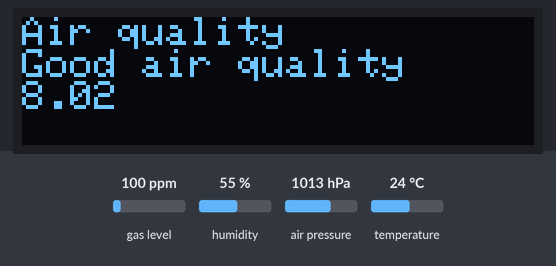
Recording of a sketch running on a simulated ESP32. Parts: 128×32 one-colour display. The inputs (shaded band) are chosen by the test bench; at power-on: gas level 100 ppm, humidity 55 %, air pressure 1013 hPa, temperature 24 °C. WiFi joins after 1.5 s; servers stay silent unless stated; what the sketch prints to the serial monitor is not drawn.

Above: at 13.2 s.
13.3 s: gas level set to 20 ppm
At 16.2 s:
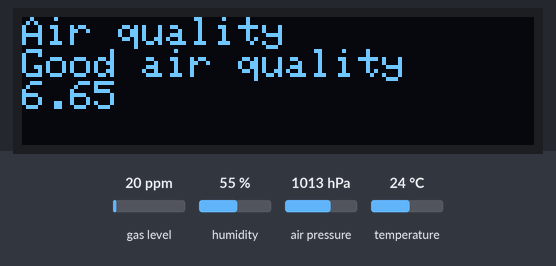
16.8 s: humidity set to 22 %
At 19.0 s:
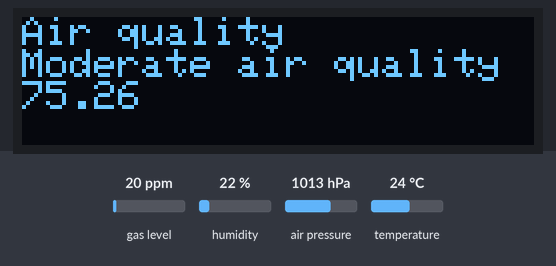
20.0 s: gas level set to 750 ppm
At 22.9 s:
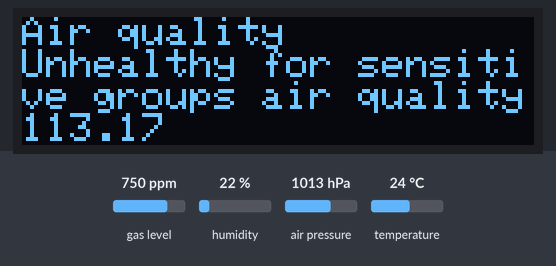
23.2 s: gas level set to 980 ppm
At 25.7 s:
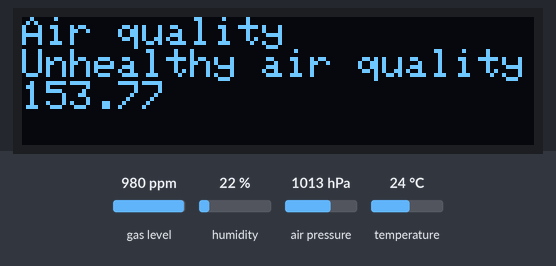
26.4 s: humidity set to 40 %
At 28.5 s:
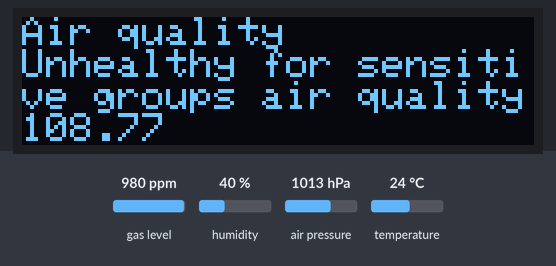
Timing chart, 0 to 30.0 s (numbered marks = the images above; inputs shaded):
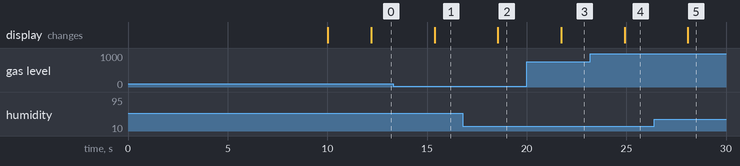

The sketch:

FYP_BME680.ino
```cpp
#include <Adafruit_GFX.h>
#include <Adafruit_SSD1306.h>
#include <Wire.h>
#include <Adafruit_Sensor.h>
#include "Adafruit_BME680.h"
#include <WiFi.h>
#include "ESPAsyncWebServer.h"
#define SCREEN_WIDTH 128 // OLED display width, in pixels
#define SCREEN_HEIGHT 32 // OLED display height, in pixels
#include <math.h>
Adafruit_SSD1306 display(SCREEN_WIDTH, SCREEN_HEIGHT, &Wire, -1);


const char* ssid = "Enter your ssid";
const char* password = "insert password";

AsyncWebServer server(80);
AsyncEventSource events("/events");
Adafruit_BME680 bme;
float temperature;
float humidity;
float pressure;
float gas_resistance;
float air_quality;
unsigned long start_time = 0;
unsigned long time_delay = 3000;

float humidity_score, gas_score;
float gas_reference = 250000;
float humidity_reference = 40;
int   getgasreference_count = 0;

float ideal_humidity = 50;
float optimal_gas_resistance = 200;
float humidity_weighting = 0.25; // humidty is 25% of air quality score
float gas_weighting = 0.75; // gas is 75% of air quality score


double gas_lambda = (log(500) - log(28)) / 100;


void getBME680Readings(){

  unsigned long end_time = bme.beginReading();
  if (end_time == 0) {
    Serial.println(F("Couldn't start reading :("));
    return;
  }
  if (!bme.endReading()) {
    Serial.println(F("Couldn't complete readings :("));
    return;
  }


  humidity = bme.humidity;
  temperature = bme.temperature;
  gas_resistance = bme.gas_resistance / 1000.0;
  pressure = bme.pressure / 100.0;


  if (humidity <= ideal_humidity){
      humidity_score = -(500/ideal_humidity)*humidity + 500;
    }
  else {
     humidity_score = (500/(500 - ideal_humidity))*(humidity - ideal_humidity);
    }


  gas_score = 500 * exp(-gas_resistance * gas_lambda);


  air_quality = humidity_weighting * humidity_score + gas_weighting * gas_score;
}

String processor(const String& var){
  getBME680Readings();
  if(var == "TEMPERATURE"){
    return String(temperature);
  }
  else if(var == "HUMIDITY"){
    return String(humidity);
  }
  else if(var == "PRESSURE"){
    return String(pressure);
  }
 else if(var == "GAS"){
    return String(gas_resistance);
  }
  else if(var == "Air Quality"){
    return String(air_quality);
  }
}

const char index_html[] PROGMEM = R"rawliteral(
<!DOCTYPE HTML><html>
<head>
  <title>Real Time Air Quality</title>
  <meta name="viewport" content="width=device-width, initial-scale=1">
  <style>
    html { font-family: "Times New Roman"; display: inline-block; text-align: center; background-color: #e6ffff;}
    body {  margin: 0;}
    .title-box { overflow: hidden; background-color: #00b300;}
    .readings-container { max-width: 700px; margin: 0 auto; display: grid; grid-gap: 2rem; grid-template-columns: repeat(auto-fit, minmax(300px, 1fr)); }
    .air-quality { color: #00b300;  margin-bottom: 20px; box-shadow:0 2px 5px 0 rgba(0,0,0,0.16),0 2px 10px 0 rgba(0,0,0,0.12); width: 700px; margin: auto; }
    .temp { color: #2eb8b8; box-shadow:0 2px 5px 0 rgba(0,0,0,0.16),0 2px 10px 0 rgba(0,0,0,0.12); margin-bottom: 20px; }
    .gas { color: #cc0000; box-shadow:0 2px 5px 0 rgba(0,0,0,0.16),0 2px 10px 0 rgba(0,0,0,0.12); margin-bottom: 20px; }
    .pressure { color: #4d4dff; box-shadow:0 2px 5px 0 rgba(0,0,0,0.16),0 2px 10px 0 rgba(0,0,0,0.12); }
    .humidity { color: #006699; box-shadow:0 2px 5px 0 rgba(0,0,0,0.16),0 2px 10px 0 rgba(0,0,0,0.12); }

  </style>
</head>
<body>
<div class="title-box">
  <h1>Air Quality Monitoring System</h1>
</div>
<div class="air-quality">
  <h2>Air Quality Index</h2>
  <p><span id="air">PLACEHOLDER FOR READINGS</span></p>
</div>
<div class="readings-container">
  <div class="temp">
<h2>Temperature</h2>
<p><span id="temp">PLACEHOLDER FOR READINGS</span> &deg;C</p>
  </div>

  <div class="gas">
<h2>Gas</h2>
<p><span id="gas">PLACEHOLDER FOR READINGS</span> K&ohm;</p>
  </div>
</div>
<div class="readings-container">
  <div class="pressure">
<h2>Pressure</h2>
<p><span id="pres">PLACEHOLDER FOR READINGS</span> hPa</p>
  </div>

  <div class="humidity">
<h2>Humidity</h2>
<p><span id="hum">PLACEHOLDER FOR READINGS</span> &percnt;</p>
  </div>
</div>
<script>
if (!!window.EventSource) {
 var source = new EventSource('/events');
 var last_quality = new String("Initial LQ");

 source.addEventListener('open', function(e) {
  console.log("Events Connected");
 }, false);
 source.addEventListener('error', function(e) {
  if (e.target.readyState != EventSource.OPEN) {
    console.log("Events Disconnected");
  }
 }, false);

 source.addEventListener('message', function(e) {
  console.log("message", e.data);
 }, false);


 source.addEventListener('air_quality', function(e) {
  console.log("air_quality", e.data);
  document.getElementById("air").innerHTML = e.data;
 }, false);

 source.addEventListener('temperature', function(e) {
  console.log("temperature", e.data);
  document.getElementById("temp").innerHTML = e.data;
 }, false);

 source.addEventListener('humidity', function(e) {
  console.log("humidity", e.data);
  document.getElementById("hum").innerHTML = e.data;
 }, false);

 source.addEventListener('pressure', function(e) {
  console.log("pressure", e.data);
  document.getElementById("pres").innerHTML = e.data;
 }, false);

 source.addEventListener('gas', function(e) {
  console.log("gas", e.data);
  document.getElementById("gas").innerHTML = e.data;
 }, false);

 source.addEventListener('air_quality_category', function(e) {
  console.log("air_quality_category", e.data);
  if (e.data == "Hazardous air quality" && (e.data != last_quality)) {
      alert("Warning: Air quality is hazardous");
    }
  last_quality = e.data;
 }, false);
}
</script>
</body>
</html>)rawliteral";

void setup() {
  Serial.begin(115200);

  // Set the device as a Station and Soft Access Point simultaneously
  WiFi.mode(WIFI_AP_STA);

  // Set device as a Wi-Fi Station
  WiFi.begin(ssid, password);
  while (WiFi.status() != WL_CONNECTED) {
    delay(10000);
    Serial.println("Setting as a Wi-Fi Station..");
  }
  Serial.print("Station IP Address: ");
  Serial.println(WiFi.localIP());
  Serial.println();

  // Init BME680 sensor
  if (!bme.begin()) {
    Serial.println(F("Could not find a valid BME680 sensor, check wiring!"));
    while (1);
  }
  // Set up oversampling and filter initialization
  bme.setTemperatureOversampling(BME680_OS_16X);
  bme.setHumidityOversampling(BME680_OS_4X);
  bme.setPressureOversampling(BME680_OS_8X);
  bme.setIIRFilterSize(BME680_FILTER_SIZE_3);
  bme.setGasHeater(320, 150); // 320*C for 150 ms

  // Handle Web Server
  server.on("/", HTTP_GET, [](AsyncWebServerRequest *request){
    request->send_P(200, "text/html", index_html, processor);
  });

  // Handle Web Server Events
  events.onConnect([](AsyncEventSourceClient *client){
    if(client->lastId()){
      Serial.printf("Client reconnected! Last message ID that it got is: %u\n", client->lastId());
    }
    // send event with message "hello!", id current millis
    // and set reconnect delay to 1 second
    client->send("hello!", NULL, millis(), 10000);
  });
  server.addHandler(&events);
  server.begin();


  if(!display.begin(SSD1306_SWITCHCAPVCC, 0x3C)) { // Address 0x3D for 128x64
    Serial.println(F("SSD1306 allocation failed"));
    for(;;);
  }
  delay(2000);
  display.clearDisplay();

  display.setTextSize(1);
  display.setTextColor(WHITE);
  display.setCursor(0, 10);
}


void loop() {
  if ((millis() - start_time) > time_delay) {

    getBME680Readings();
    Serial.printf("Temperature = %.2f ºC \n", temperature);
    Serial.printf("Humidity = %.2f % \n", humidity);
    Serial.printf("Pressure = %.2f hPa \n", pressure);
    Serial.printf("Gas Resistance = %.2f KOhm \n", gas_resistance);
    Serial.printf("Air quality = %.2f \n", air_quality);
    Serial.printf("Hum Score = %.2f \n", humidity_score);
    Serial.printf("Gas Score = %.2f \n", gas_score);
    Serial.println();


    String air_quality_category;


    //oled display
      display.clearDisplay();

  // display air quality
  display.setTextSize(1);
  display.setCursor(0,0);
  display.print("Air quality ");
   display.print('\n');
  if (air_quality>=301) {
    display.setTextSize(1);
    air_quality_category = "Hazardous air quality";
    display.print(air_quality_category);
  }
  else if (air_quality>=201 && air_quality<301 ) {
    display.setTextSize(1);
    air_quality_category = "Very unhealthy air quality";
    display.print(air_quality_category);
  }
  else if (air_quality>=151 && air_quality<201 ) {
    display.setTextSize(1);
    air_quality_category = "Unhealthy air quality";
    display.print(air_quality_category);
  }
  else if (air_quality>=101 && air_quality<151 ) {
    display.setTextSize(1);
    air_quality_category = "Unhealthy for sensitive groups air quality";
    display.print(air_quality_category);
  }
    else if (air_quality>=51 && air_quality<101 ) {
    display.setTextSize(1);
    air_quality_category = "Moderate air quality";
    display.print(air_quality_category);
  }
  else {
      display.setTextSize(1);
      air_quality_category = "Good air quality";
      display.print(air_quality_category);
  }
 display.print('\n');
  display.print(air_quality);
  display.setTextSize(1);
  display.setCursor(0,10);
  display.print(" ");
  display.print('\n');
  display.setTextSize(1);


  display.display();
    // Send Events to the Web Server with the Sensor Readings
    events.send("ping",NULL,millis());
    events.send(String(temperature).c_str(),"temperature",millis());
    events.send(String(humidity).c_str(),"humidity",millis());
    events.send(String(pressure).c_str(),"pressure",millis());
    events.send(String(gas_resistance).c_str(),"gas",millis());
    events.send(String(air_quality).c_str(),"air_quality",millis());
    events.send(String(air_quality_category).c_str(),"air_quality_category",millis());

    start_time = millis();
  }
}
```

Measured:
- after the input at 13.3 s, the display: changes after 2.1 s (image 1)
- after the input at 16.8 s, the display: changes after 1.8 s (image 2)
- after the input at 20.0 s, the display: changes after 1.7 s (image 3)
- after the input at 23.2 s, the display: changes after 1.7 s (image 4)
- after the input at 26.4 s, the display: changes after 1.7 s (image 5)
